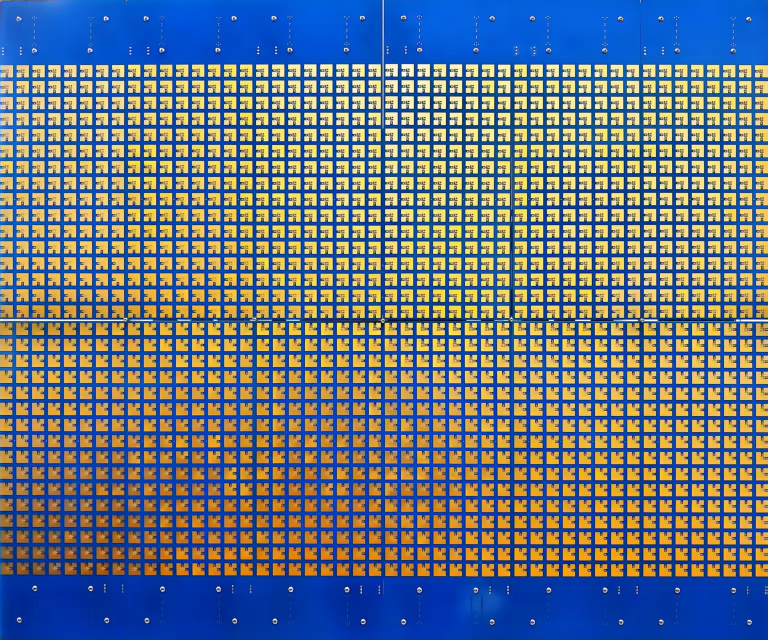
#> input picture src/perception/ims_localization_orb_demo/image_match/IMS1.jpg, 1535 x 1279 px (shown at 1/2 size)
$ python localize_ims_orb.py
#> lines starting #> are read from the running program, lines starting #| are printed output that depends on the picture; pictures that were not available may be replaced by others from this repository, and a replacement may not be noted
import cv2
import numpy as np
import math
from pathlib import Path


def recognize_and_estimate_pose():
    demo_dir = Path(__file__).resolve().parent
    template_path = demo_dir / 'image_match' / 'IMS1.jpg'
    scene_path = demo_dir / 'image' / 'scene1_IMS.jpg'

    img_template = cv2.imread(template_path, cv2.IMREAD_GRAYSCALE)
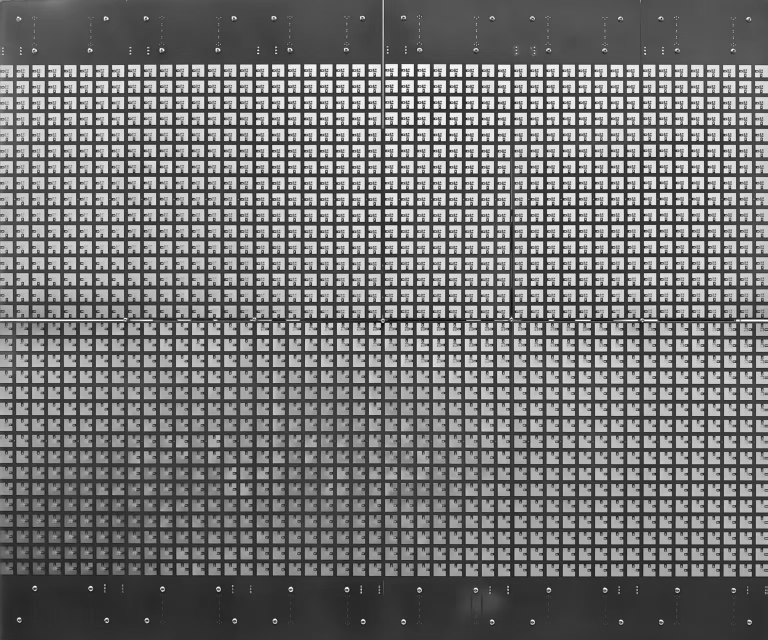
#> img_template: shape (1279, 1535) (shown at 1/2 size); min 0, max 255, mean 113.8
    img_scene = cv2.imread(scene_path, cv2.IMREAD_GRAYSCALE)
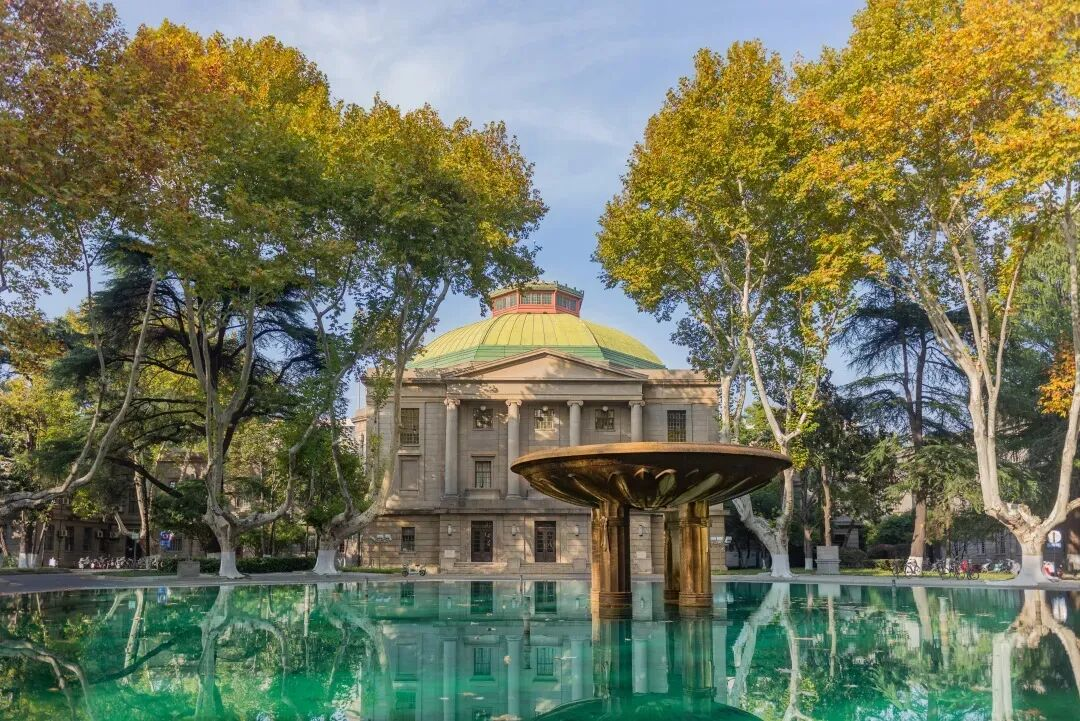
#> input picture hardware/usrp/media/images/SEU.jpg, 1080 x 721 px, given in place of scene1_IMS.jpg, which was not available
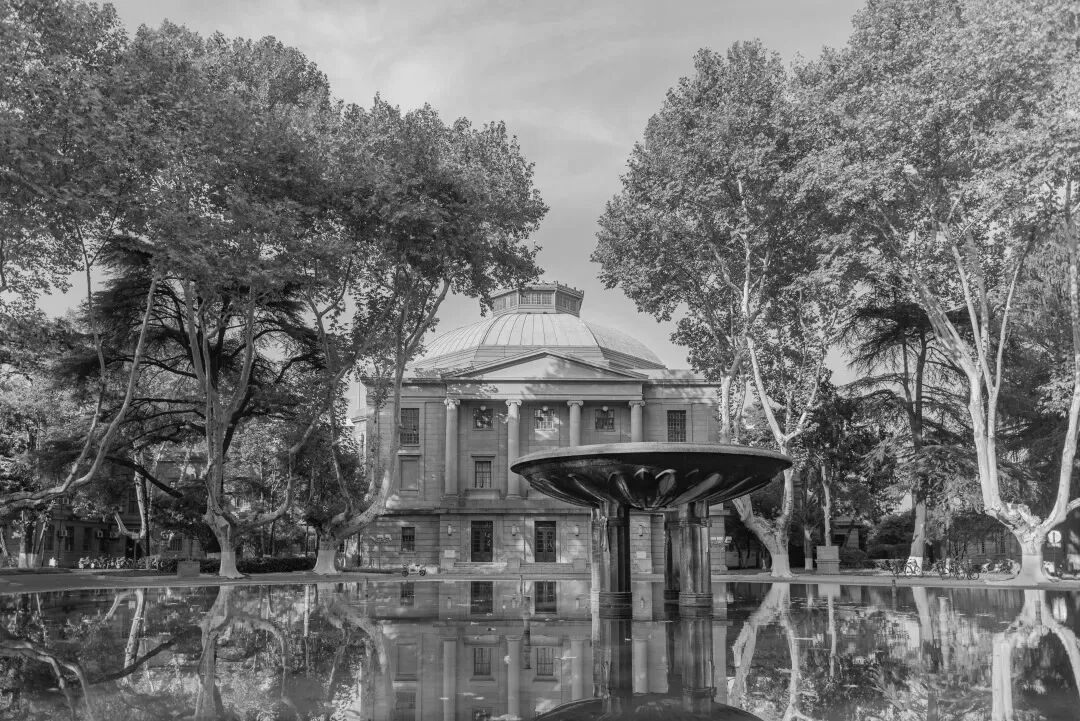
#> img_scene: shape (721, 1080); min 0, max 250, mean 112.7

    if img_template is None or img_scene is None:
        print("Unable to read the template or scene image.")
        return

    orb = cv2.ORB_create(nfeatures=2000)
    kp_template, des_template = orb.detectAndCompute(img_template, None)
#> kp_template = 2000 keypoints; strongest (x, y, size): (692, 99, 31), (694, 1175, 44.6), (890, 216, 31), (821, 214, 64.3)
    kp_scene, des_scene = orb.detectAndCompute(img_scene, None)
#> kp_scene = 2000 keypoints; strongest (x, y, size): (93, 565, 31), (52, 559, 31), (50, 563, 44.6), (908, 560, 31)

    bf = cv2.BFMatcher(cv2.NORM_HAMMING)
    matches = bf.knnMatch(des_scene, des_template, k=2)
#> matches = 2000 matches

    good_matches = []
    ratio_threshold = 0.75
    for m, n in matches:
        if m.distance < ratio_threshold * n.distance:
            good_matches.append(m)
#> after the loop, good_matches = []

    print(f"Candidate matches after the ratio test: {len(good_matches)}")
#| Candidate matches after the ratio test: 0

    MIN_MATCH_COUNT = 10
    if len(good_matches) > MIN_MATCH_COUNT:
        src_pts = np.float32([kp_scene[m.queryIdx].pt for m in good_matches]).reshape(-1, 1, 2)
        dst_pts = np.float32([kp_template[m.trainIdx].pt for m in good_matches]).reshape(-1, 1, 2)

        H, mask = cv2.findHomography(dst_pts, src_pts, cv2.RANSAC, 5.0)

        matchesMask = mask.ravel().tolist()
        inlier_count = sum(matchesMask)
        print(f"RANSAC inliers: {inlier_count}")

        if H is not None:
            h, w = img_template.shape
            pts = np.float32([[0, 0], [0, h - 1], [w - 1, h - 1], [w - 1, 0]]).reshape(-1, 1, 2)

            dst = cv2.perspectiveTransform(pts, H)

            img_scene_color = cv2.cvtColor(img_scene, cv2.COLOR_GRAY2BGR)
            img_scene_color = cv2.polylines(img_scene_color, [np.int32(dst)], True, (0, 255, 0), 3, cv2.LINE_AA)

            theta = math.atan2(H[1, 0], H[0, 0])
            angle_degrees = math.degrees(theta)

            print(f"IMS detected; estimated in-plane rotation: {angle_degrees:.2f} degrees")

            draw_params = dict(matchColor=(0, 255, 0),
                               singlePointColor=None,
                               matchesMask=matchesMask,
                               flags=2)

            img_result = cv2.drawMatches(img_scene, kp_scene, img_template, kp_template, good_matches, None,
                                         **draw_params)

            cv2.imshow("Recognition and Pose Estimation", img_scene_color)
            cv2.imshow("Matches", img_result)
            cv2.waitKey(0)
            cv2.destroyAllWindows()
        else:
            print("Homography estimation failed.")
    else:
        print(f"Insufficient matches: need more than {MIN_MATCH_COUNT}, found {len(good_matches)}.")
#| Insufficient matches: need more than 10, found 0.


if __name__ == "__main__":
    recognize_and_estimate_pose()
